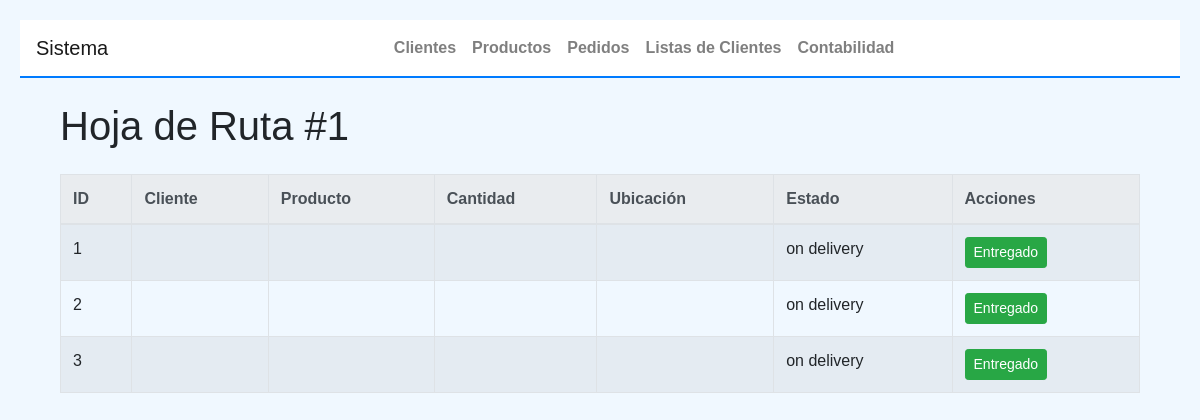
The page /hoja-de-ruta/1 on the database its author committed.
### tables this page shows
CREATE TABLE hojas_de_ruta (
    id INTEGER PRIMARY KEY AUTOINCREMENT,
    fecha TEXT DEFAULT CURRENT_TIMESTAMP,
    estado TEXT DEFAULT 'on delivery'
);

CREATE TABLE hojas_de_ruta_pedidos (
    id INTEGER PRIMARY KEY AUTOINCREMENT,
    hoja_de_ruta_id INTEGER,
    pedido_id INTEGER,
    posicion INTEGER,
    estado TEXT DEFAULT 'on delivery',
    FOREIGN KEY (hoja_de_ruta_id) REFERENCES hojas_de_ruta(id),
    FOREIGN KEY (pedido_id) REFERENCES pedidos(id)
);

### app2.py (the view, shortened to what this page needs)
@app.route('/hoja-de-ruta/<int:hoja_id>', methods=['GET', 'POST'])
@handle_db_error
def view_hoja_de_ruta(hoja_id):
    hoja_de_ruta = HojaDeRuta.get_by_id(hoja_id)
    form=EmptyForm()
    pedidos = HojaDeRutaPedido.get_by_hoja_id(hoja_id)
    return render_template('hoja_de_ruta.html', hoja_de_ruta=hoja_de_ruta, pedidos=pedidos,form=form)

### app2.py (called while the page is built)
@app.teardown_appcontext
def close_db_connection(exception):
    db = g.pop('db', None)
    if db is not None:
        db.close()

def handle_db_error(func):
    @functools.wraps(func)
    def wrapper(*args, **kwargs):
        try:
            return func(*args, **kwargs)
        except sqlite3.Error as e:
            print(f"Database error: {e}")
            return abort(500, description="Internal Server Error")
    return wrapper

### objetos2.py (called while the page is built)
    @staticmethod
    def get_db_connection():
        try:
            conn = sqlite3.connect(DATABASE)
            conn.row_factory = sqlite3.Row
            return conn
        except sqlite3.Error as e:
            print(f"Error connecting to the database: {e}")
            raise

    @staticmethod
    def close_connection(conn):
        if conn:
            try:
                conn.close()
            except sqlite3.Error as e:
                print(f"Error closing the database connection: {e}")

    @staticmethod
    def get_by_id(hoja_id):
        conn = HojaDeRuta.get_db_connection()
        try:
            row = conn.execute('SELECT * FROM hojas_de_ruta WHERE id = ?', (hoja_id,)).fetchone()
            if row:
                return HojaDeRuta(id=row['id'], fecha=row['fecha'], estado=row['estado'])
        except sqlite3.Error as e:
            print(f"Error retrieving Hoja de Ruta: {e}")
        finally:
            HojaDeRuta.close_connection(conn)
        return None

    @staticmethod
    def get_by_hoja_id(hoja_de_ruta_id):
        conn = HojaDeRutaPedido.get_db_connection()
        try:
            rows = conn.execute('''
                SELECT * FROM hojas_de_ruta_pedidos
                WHERE hoja_de_ruta_id = ?
                ORDER BY posicion ASC
            ''', (hoja_de_ruta_id,)).fetchall()
            return [HojaDeRutaPedido(
                        hoja_de_ruta_id=row['hoja_de_ruta_id'],
                        pedido_id=row['pedido_id'],
                        posicion=row['posicion'],
                        estado=row['estado'],
                        id=row['id']
                    ) for row in rows]
        except sqlite3.Error as e:
            print(f"Error retrieving HojaDeRutaPedidos: {e}")
        finally:
            HojaDeRutaPedido.close_connection(conn)
        return []

### templates/hoja_de_ruta.html (shortened to what this page needs)
{% extends "base.html" %}
{% block content %}
<div class="container mt-4">
    <h1 class="mb-4">Hoja de Ruta #{{ hoja_de_ruta.id }}</h1>
    <div class="table-responsive">
        <table class="table table-bordered table-striped">
            <thead class="thead-light">
                <tr>
                    <th>ID</th>
                    <th>Cliente</th>
                    <th>Producto</th>
                    <th>Cantidad</th>
                    <th>Ubicación</th>
                    <th>Estado</th>
                    <th>Acciones</th>
                </tr>
            </thead>
            <tbody>
                {% for pedido in pedidos %}
                <tr>
                    <td>{{ pedido.pedido_id }}</td>
                    <td>{{ pedido.cliente }}</td>
                    <td>{{ pedido.producto }}</td>
                    <td>{{ pedido.cantidad }}</td>
                    <td>{{ pedido.ubicacion }}</td>
                    <td>{{ pedido.estado }}</td>
                    <td>
                        {% if pedido.estado == 'on delivery' %}
                        <form action="{{ url_for('mark_as_delivered', pedido_id=pedido.pedido_id, hoja_id=hoja_de_ruta.id) }}" method="POST" style="display:inline;">
                            <button type="submit" class="btn btn-success btn-sm">Entregado</button>
                        </form>
                        {% endif %}
                    </td>
                </tr>
                {% endfor %}
            </tbody>
        </table>
    </div>
</div>
{% endblock %}

### templates/base.html (style rules this page uses)
body { font-family: Arial, sans-serif; margin: 20px; background-color: #f0f8ff; }

### rows shown on the page
hojas_de_ruta: id "1"
hojas_de_ruta_pedidos: pedido_id "1", estado "on delivery"
hojas_de_ruta_pedidos: pedido_id "2", estado "on delivery"
hojas_de_ruta_pedidos: pedido_id "3", estado "on delivery"
